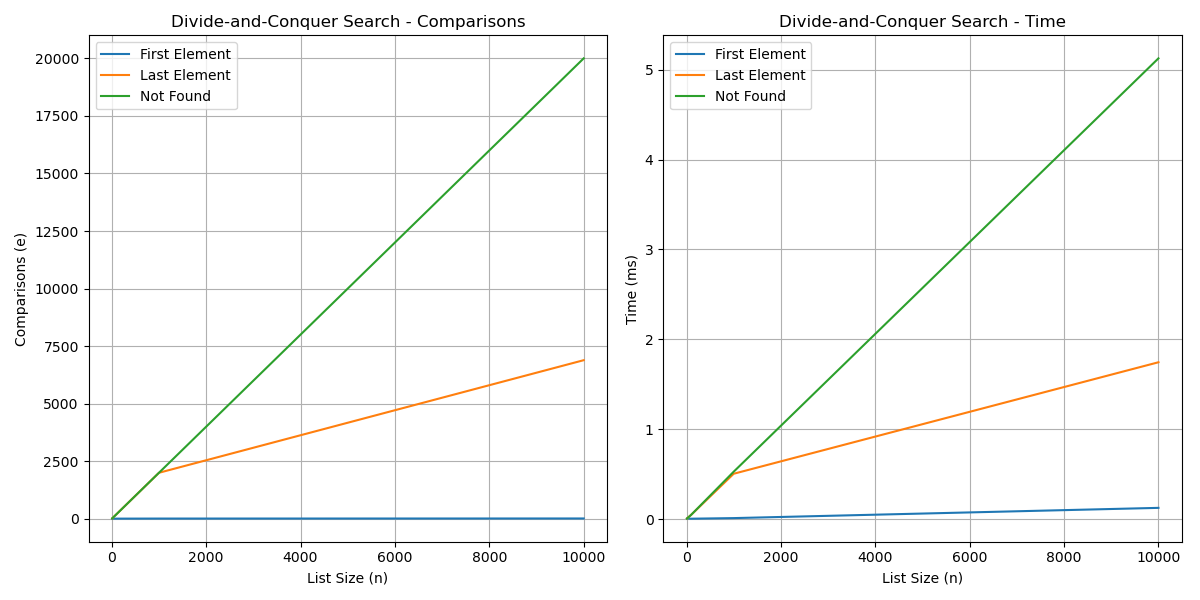

The Python source for this figure:
import random
import time

import matplotlib.pyplot as plt


# Function to generate a list of n random numbers
def generate_list(n):
    return [random.randint(1, 100000) for _ in range(n)]


# Divide-and-Conquer Search Algorithm
def dac_search(x, L):
    comparisons = 1
    if len(L) == 1:
        if L[0] == x:
            return 0, comparisons
        else:
            return -1, comparisons
    mid = len(L) // 2
    L1, L2 = L[:mid], L[mid:]
    i, c1 = dac_search(x, L1)
    comparisons += c1
    if i != -1:
        return i, comparisons
    j, c2 = dac_search(x, L2)
    comparisons += c2
    if j != -1:
        return mid + j, comparisons
    return -1, comparisons


# Function to measure time and comparisons
def measure_performance(A, x):
    start_time = time.time()
    index, comparisons = dac_search(x, A)
    end_time = time.time()
    return comparisons, (end_time - start_time) * 1000  # Convert to milliseconds


# Main function to run the experiments
def run_experiments():
    sizes = [10, 100, 1000, 10000]
    results = {
        "e_first": [],
        "e_last": [],
        "e_not_found": [],
        "t_first": [],
        "t_last": [],
        "t_not_found": [],
    }

    for n in sizes:
        A = generate_list(n)

        # Case 1: x is the first element
        e_first, t_first = measure_performance(A, A[0])
        results["e_first"].append(e_first)
        results["t_first"].append(t_first)

        # Case 2: x is the last element
        e_last, t_last = measure_performance(A, A[-1])
        results["e_last"].append(e_last)
        results["t_last"].append(t_last)

        # Case 3: x is not in the list
        e_not_found, t_not_found = measure_performance(A, -1)
        results["e_not_found"].append(e_not_found)
        results["t_not_found"].append(t_not_found)

    return results, sizes


# Function to plot results
def plot_results(results, sizes):
    plt.figure(figsize=(12, 6))

    # Plot comparisons
    plt.subplot(1, 2, 1)
    plt.plot(sizes, results["e_first"], label="First Element")
    plt.plot(sizes, results["e_last"], label="Last Element")
    plt.plot(sizes, results["e_not_found"], label="Not Found")
    plt.xlabel("List Size (n)")
    plt.ylabel("Comparisons (e)")
    plt.title("Divide-and-Conquer Search - Comparisons")
    plt.legend()
    plt.grid()

    # Plot time
    plt.subplot(1, 2, 2)
    plt.plot(sizes, results["t_first"], label="First Element")
    plt.plot(sizes, results["t_last"], label="Last Element")
    plt.plot(sizes, results["t_not_found"], label="Not Found")
    plt.xlabel("List Size (n)")
    plt.ylabel("Time (ms)")
    plt.title("Divide-and-Conquer Search - Time")
    plt.legend()
    plt.grid()

    plt.tight_layout()
    plt.show()


# Run experiments and plot results
results, sizes = run_experiments()
plot_results(results, sizes)

# Print results in table format
print("Divide-and-Conquer Search Results")
print(f"{'n':<10}{'e_first':<15}{'e_last':<15}{'e_not_found':<15}")
for i, n in enumerate(sizes):
    print(
        f"{n:<10}{results['e_first'][i]:<15}{results['e_last'][i]:<15}{results['e_not_found'][i]:<15}"
    )

print(f"\n{'n':<10}{'t_first':<15}{'t_last':<15}{'t_not_found':<15}")
for i, n in enumerate(sizes):
    print(
        f"{n:<10}{results['t_first'][i]:<15.4f}{results['t_last'][i]:<15.4f}{results['t_not_found'][i]:<15.4f}"
    )
